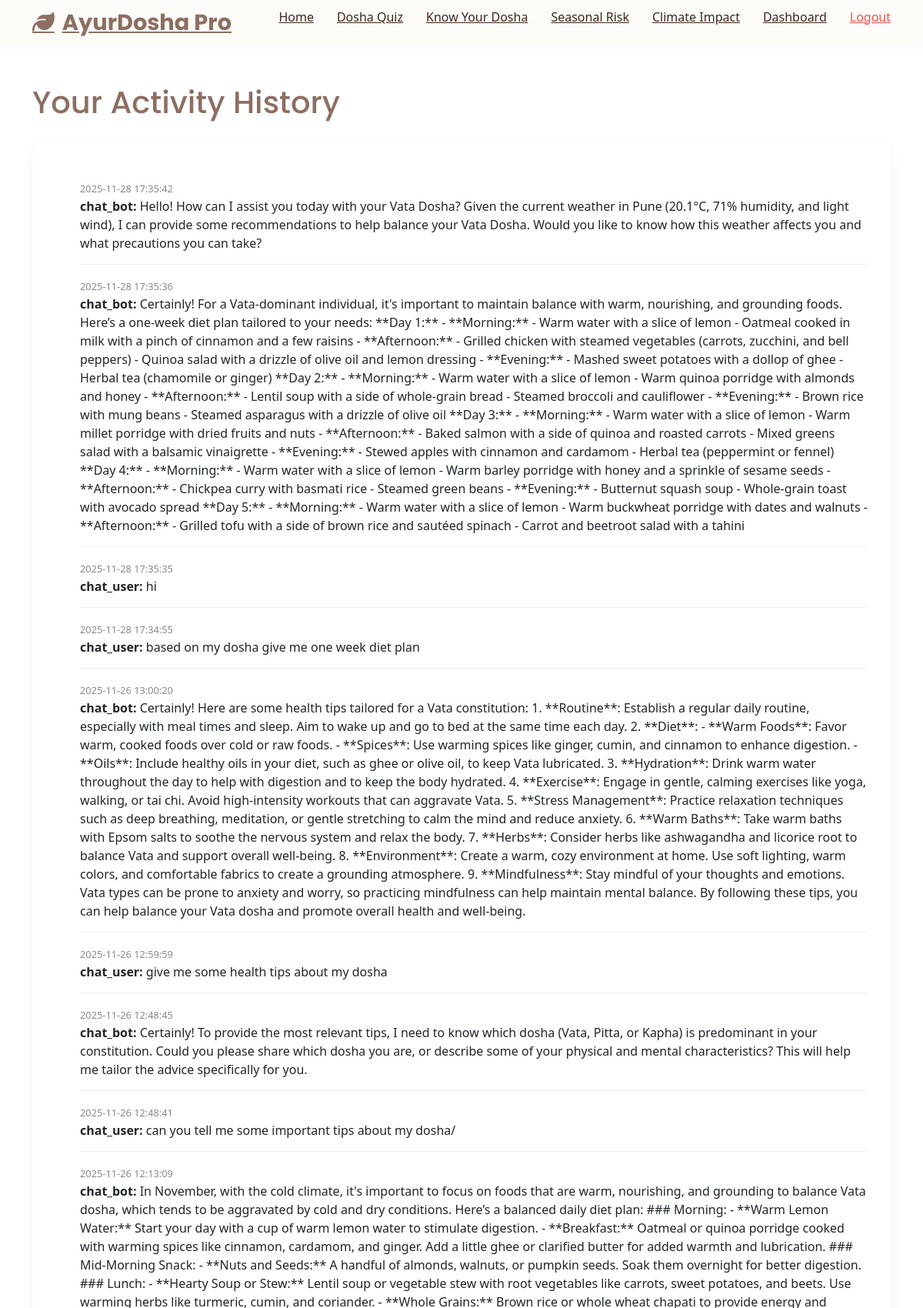
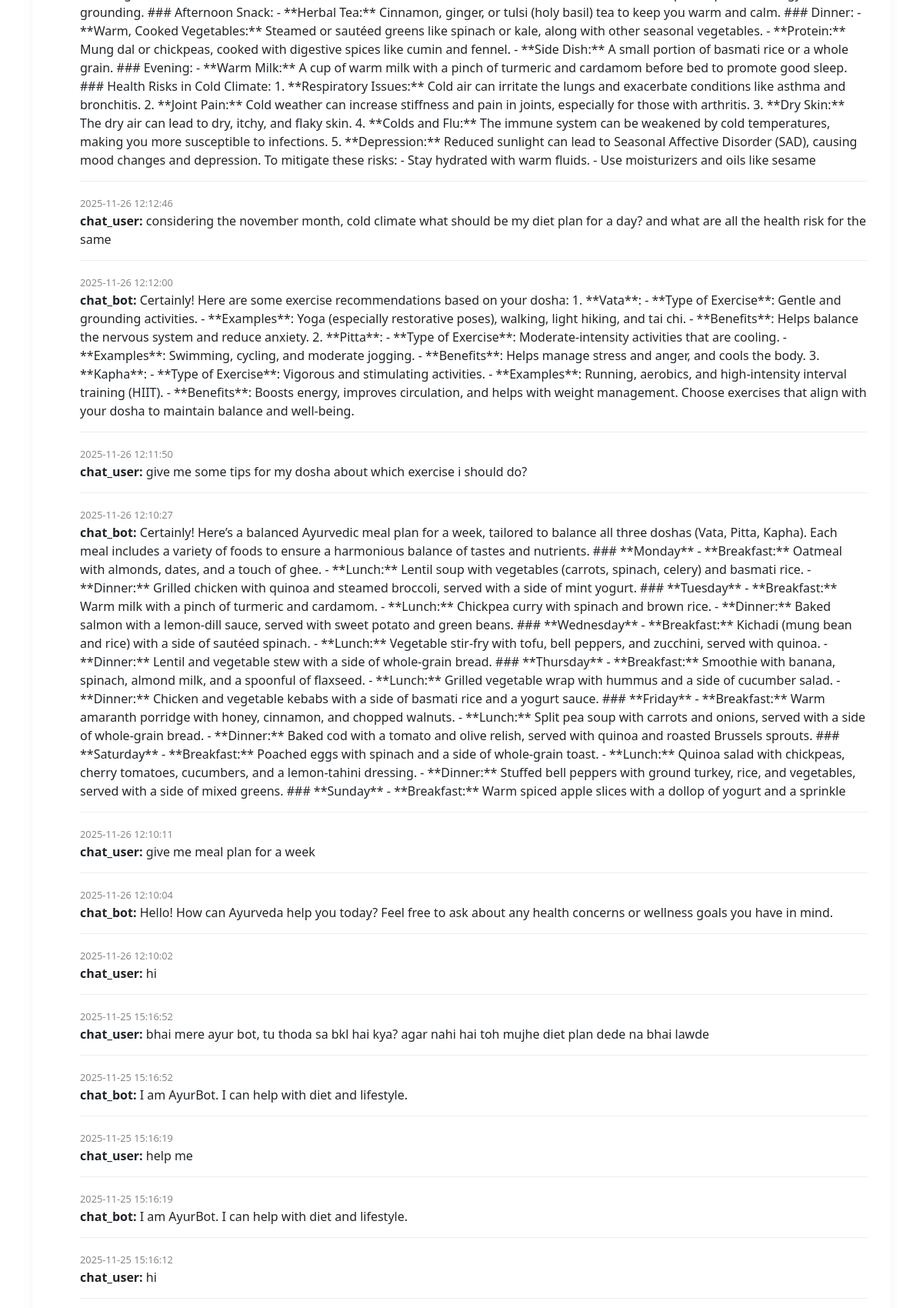
The app's page /history (signed in, upper part) with its own data (2 pictures, top to bottom).
### tables this page shows
CREATE TABLE history (
            id TEXT PRIMARY KEY,
            user_id TEXT,
            type TEXT, -- 'chat', 'disease_check', 'symptom'
            content TEXT, -- JSON or text
            timestamp TIMESTAMP DEFAULT CURRENT_TIMESTAMP,
            FOREIGN KEY(user_id) REFERENCES users(id)
        );

### app.py (the view)
@app.route('/history')
def history():
    conn = get_db_connection()
    logs = conn.execute('SELECT * FROM history WHERE user_id = ? ORDER BY timestamp DESC', (session['user_id'],)).fetchall()
    conn.close()
    return render_template('history.html', logs=logs)

### app.py (called while the page is built)
def get_db_connection():
    conn = sqlite3.connect(DB_NAME)
    conn.row_factory = sqlite3.Row
    return conn

@app.before_request
def require_login():
    allowed_routes = ['login', 'signup', 'api_login', 'api_signup', 'static', 'index', 'about', 'contact']
    if request.endpoint not in allowed_routes and 'user_id' not in session:
        if request.endpoint == 'static':
            return
        return redirect(url_for('login'))

### templates/history.html (shortened to what this page needs)
{% extends "base.html" %}
{% block content %}
<section style="padding: 50px 0;">
    <div class="container">
        <h1 style="color: var(--primary-color);">Your Activity History</h1>
        <div
            style="background: var(--white); padding: 30px; border-radius: 10px; box-shadow: 0 5px 15px rgba(0,0,0,0.05); margin-top: 30px;">
            {% if logs %}
            <ul style="list-style: none;">
                {% for log in logs %}
                <li style="border-bottom: 1px solid #eee; padding: 15px 0;">
                    <span style="font-size: 0.8rem; color: #888;">{{ log['timestamp'] }}</span><br>
                    <strong>{{ log['type'] }}:</strong> {{ log['content'] }}
                </li>
                {% endfor %}
            </ul>
            {% else %}
            <p>No history found.</p>
            {% endif %}
        </div>
    </div>
</section>
{% endblock %}

### static/css/style.css (style rules this page uses)
:root { --primary-color: #8D6E63; --primary-dark: #5D4037; --secondary-color: #A1887F; --accent-color: #D7CCC8; --climate-blue: #81D4FA; --climate-warm: #FFCC80; --climate-green: #A5D6A7; --text-dark: #3E2723; --text-light: #5D4037; --text-muted: #8D6E63; --white: #FFFFFF; --off-white: #FDFBF7; --glass-bg: rgba(255, 255, 255, 0.7); --glass-border: rgba(255, 255, 255, 0.5); --shadow-soft: 0 10px 30px rgba(0, 0, 0, 0.05); --shadow-hover: 0 15px 40px rgba(0, 0, 0, 0.1); --font-heading: 'Poppins', sans-serif; --font-body: 'Inter', sans-serif; }
* { margin: 0; padding: 0; box-sizing: border-box; }
body { font-family: var(--font-body); background-color: var(--off-white); color: var(--text-dark); line-height: 1.7; overflow-x: hidden; }
h1, h2, h3, h4, h5, h6 { font-family: var(--font-heading); font-weight: 600; color: var(--text-dark); margin-bottom: 1rem; }
ul { list-style: none; }
.container { max-width: 1200px; margin: 0 auto; padding: 0 20px; }

### records on screen
history: timestamp "2025-11-28 17:35:42", type "chat_bot", content "Hello! How can I assist you today with your Vata Dosha? Given the current weather in Pune (20.1°C, 71% humidity, and light wind), I can provide some recommendations to help balance your Vata Dosha. Would you like to know how this weather affects you and what precautions you can take?"
history: timestamp "2025-11-28 17:35:36", type "chat_bot", content "Certainly! For a Vata-dominant individual, it's important to maintain balance with warm, nourishing, and grounding foods. Here’s a one-week diet plan tailored to your needs: **Day 1:** - **Morning:** - Warm water with a slice of lemon - Oatmeal cooked in milk with a pinch of cinnamon and a few raisins - **Afternoon:** - Grilled chicken with steamed vegetables (carrots, zucchini, and bell peppers) - Quinoa salad with a drizzle of olive oil and lemon dressing - **Evening:** - Mashed sweet potatoes with a dollop of ghee - Herbal tea (chamomile or ginger) **Day 2:** - **Morning:** - Warm water with a slice of lemon - Warm quinoa porridge with almonds and honey - **Afternoon:** - Lentil soup…"
history: timestamp "2025-11-28 17:35:35", type "chat_user", content "hi"
history: timestamp "2025-11-28 17:34:55", type "chat_user", content "based on my dosha give me one week diet plan"
history: timestamp "2025-11-26 13:00:20", type "chat_bot", content "Certainly! Here are some health tips tailored for a Vata constitution: 1. **Routine**: Establish a regular daily routine, especially with meal times and sleep. Aim to wake up and go to bed at the same time each day. 2. **Diet**: - **Warm Foods**: Favor warm, cooked foods over cold or raw foods. - **Spices**: Use warming spices like ginger, cumin, and cinnamon to enhance digestion. - **Oils**: Include healthy oils in your diet, such as ghee or olive oil, to keep Vata lubricated. 3. **Hydration**: Drink warm water throughout the day to help with digestion and to keep the body hydrated. 4. **Exercise**: Engage in gentle, calming exercises like yoga, walking, or tai chi. Avoid high-intensity…"
history: timestamp "2025-11-26 12:59:59", type "chat_user", content "give me some health tips about my dosha"
history: timestamp "2025-11-26 12:48:45", type "chat_bot", content "Certainly! To provide the most relevant tips, I need to know which dosha (Vata, Pitta, or Kapha) is predominant in your constitution. Could you please share which dosha you are, or describe some of your physical and mental characteristics? This will help me tailor the advice specifically for you."
history: timestamp "2025-11-26 12:48:41", type "chat_user", content "can you tell me some important tips about my dosha/"
history: timestamp "2025-11-26 12:13:09", type "chat_bot", content "In November, with the cold climate, it's important to focus on foods that are warm, nourishing, and grounding to balance Vata dosha, which tends to be aggravated by cold and dry conditions. Here’s a balanced daily diet plan: ### Morning: - **Warm Lemon Water:** Start your day with a cup of warm lemon water to stimulate digestion. - **Breakfast:** Oatmeal or quinoa porridge cooked with warming spices like cinnamon, cardamom, and ginger. Add a little ghee or clarified butter for added warmth and lubrication. ### Mid-Morning Snack: - **Nuts and Seeds:** A handful of almonds, walnuts, or pumpkin seeds. Soak them overnight for better digestion. ### Lunch: - **Hearty Soup or Stew:** Lentil soup…"
history: timestamp "2025-11-26 12:12:46", type "chat_user", content "considering the november month, cold climate what should be my diet plan for a day? and what are all the health risk for the same"
history: timestamp "2025-11-26 12:12:00", type "chat_bot", content "Certainly! Here are some exercise recommendations based on your dosha: 1. **Vata**: - **Type of Exercise**: Gentle and grounding activities. - **Examples**: Yoga (especially restorative poses), walking, light hiking, and tai chi. - **Benefits**: Helps balance the nervous system and reduce anxiety. 2. **Pitta**: - **Type of Exercise**: Moderate-intensity activities that are cooling. - **Examples**: Swimming, cycling, and moderate jogging. - **Benefits**: Helps manage stress and anger, and cools the body. 3. **Kapha**: - **Type of Exercise**: Vigorous and stimulating activities. - **Examples**: Running, aerobics, and high-intensity interval training (HIIT). - **Benefits**: Boosts energy,…"
history: timestamp "2025-11-26 12:11:50", type "chat_user", content "give me some tips for my dosha about which exercise i should do?"
history: timestamp "2025-11-26 12:10:27", type "chat_bot", content "Certainly! Here’s a balanced Ayurvedic meal plan for a week, tailored to balance all three doshas (Vata, Pitta, Kapha). Each meal includes a variety of foods to ensure a harmonious balance of tastes and nutrients. ### **Monday** - **Breakfast:** Oatmeal with almonds, dates, and a touch of ghee. - **Lunch:** Lentil soup with vegetables (carrots, spinach, celery) and basmati rice. - **Dinner:** Grilled chicken with quinoa and steamed broccoli, served with a side of mint yogurt. ### **Tuesday** - **Breakfast:** Warm milk with a pinch of turmeric and cardamom. - **Lunch:** Chickpea curry with spinach and brown rice. - **Dinner:** Baked salmon with a lemon-dill sauce, served with sweet potato…"
history: timestamp "2025-11-26 12:10:11", type "chat_user", content "give me meal plan for a week"
history: timestamp "2025-11-26 12:10:04", type "chat_bot", content "Hello! How can Ayurveda help you today? Feel free to ask about any health concerns or wellness goals you have in mind."
history: timestamp "2025-11-26 12:10:02", type "chat_user", content "hi"
history: timestamp "2025-11-25 15:16:52", type "chat_user", content "bhai mere ayur bot, tu thoda sa bkl hai kya? agar nahi hai toh mujhe diet plan dede na bhai lawde"
history: timestamp "2025-11-25 15:16:52", type "chat_bot", content "I am AyurBot. I can help with diet and lifestyle."
history: timestamp "2025-11-25 15:16:19", type "chat_user", content "help me"
history: timestamp "2025-11-25 15:16:19", type "chat_bot", content "I am AyurBot. I can help with diet and lifestyle."
history: timestamp "2025-11-25 15:16:12", type "chat_user", content "hi"
